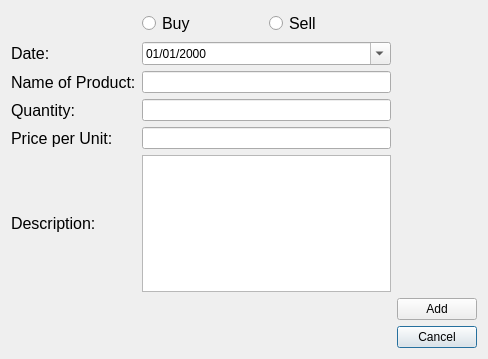
<?xml version="1.0" encoding="UTF-8"?>
<ui version="4.0">
 <class>AddRecordDialog</class>
 <widget class="QDialog" name="AddRecordDialog">
  <property name="geometry">
   <rect>
    <x>0</x>
    <y>0</y>
    <width>488</width>
    <height>359</height>
   </rect>
  </property>
  <property name="windowTitle">
   <string>Add Record</string>
  </property>
  <layout class="QGridLayout" name="gridLayout">
   <item row="7" column="0">
    <widget class="QLabel" name="lbl_description">
     <property name="font">
      <font>
       <pointsize>12</pointsize>
      </font>
     </property>
     <property name="text">
      <string>Description:</string>
     </property>
     <property name="buddy">
      <cstring>text_edit_description</cstring>
     </property>
    </widget>
   </item>
   <item row="6" column="0">
    <widget class="QLabel" name="lbl_price_per_unit">
     <property name="font">
      <font>
       <pointsize>12</pointsize>
      </font>
     </property>
     <property name="text">
      <string>Price per Unit:</string>
     </property>
     <property name="buddy">
      <cstring>line_edit_price_per_unit</cstring>
     </property>
    </widget>
   </item>
   <item row="4" column="0">
    <widget class="QLabel" name="lbl_name_of_product">
     <property name="font">
      <font>
       <pointsize>12</pointsize>
      </font>
     </property>
     <property name="text">
      <string>Name of Product:</string>
     </property>
     <property name="buddy">
      <cstring>line_edit_name_of_product</cstring>
     </property>
    </widget>
   </item>
   <item row="4" column="1" colspan="2">
    <widget class="QLineEdit" name="line_edit_name_of_product"/>
   </item>
   <item row="6" column="1" colspan="2">
    <widget class="QLineEdit" name="line_edit_price_per_unit"/>
   </item>
   <item row="1" column="2">
    <widget class="QRadioButton" name="radio_btn_sell">
     <property name="font">
      <font>
       <pointsize>12</pointsize>
      </font>
     </property>
     <property name="text">
      <string>Sell</string>
     </property>
    </widget>
   </item>
   <item row="3" column="0">
    <widget class="QLabel" name="lbl_date">
     <property name="font">
      <font>
       <pointsize>12</pointsize>
      </font>
     </property>
     <property name="text">
      <string>Date:</string>
     </property>
     <property name="buddy">
      <cstring>date_edit_date</cstring>
     </property>
    </widget>
   </item>
   <item row="5" column="1" colspan="2">
    <widget class="QLineEdit" name="line_edit_quantity"/>
   </item>
   <item row="9" column="3">
    <widget class="QPushButton" name="btn_cancel">
     <property name="font">
      <font>
       <pointsize>9</pointsize>
      </font>
     </property>
     <property name="text">
      <string>Cancel</string>
     </property>
     <property name="icon">
      <iconset resource="../icons/icons.qrc">
       <normaloff>:/Delete_record.png</normaloff>:/Delete_record.png</iconset>
     </property>
    </widget>
   </item>
   <item row="1" column="1">
    <widget class="QRadioButton" name="radio_btn_buy">
     <property name="font">
      <font>
       <pointsize>12</pointsize>
      </font>
     </property>
     <property name="text">
      <string>Buy</string>
     </property>
    </widget>
   </item>
   <item row="5" column="0">
    <widget class="QLabel" name="lbl_quantity">
     <property name="font">
      <font>
       <pointsize>12</pointsize>
      </font>
     </property>
     <property name="text">
      <string>Quantity:</string>
     </property>
     <property name="buddy">
      <cstring>line_edit_quantity</cstring>
     </property>
    </widget>
   </item>
   <item row="3" column="1" colspan="2">
    <widget class="QDateEdit" name="date_edit_date">
     <property name="displayFormat">
      <string>dd/MM/yyyy</string>
     </property>
     <property name="calendarPopup">
      <bool>true</bool>
     </property>
    </widget>
   </item>
   <item row="7" column="1" colspan="2">
    <widget class="QTextEdit" name="text_edit_description"/>
   </item>
   <item row="8" column="3">
    <widget class="QPushButton" name="btn_add">
     <property name="font">
      <font>
       <pointsize>9</pointsize>
      </font>
     </property>
     <property name="text">
      <string>Add</string>
     </property>
     <property name="icon">
      <iconset resource="../icons/icons.qrc">
       <normaloff>:/Add_record.png</normaloff>:/Add_record.png</iconset>
     </property>
    </widget>
   </item>
  </layout>
 </widget>
 <tabstops>
  <tabstop>radio_btn_buy</tabstop>
  <tabstop>radio_btn_sell</tabstop>
  <tabstop>date_edit_date</tabstop>
  <tabstop>line_edit_name_of_product</tabstop>
  <tabstop>line_edit_quantity</tabstop>
  <tabstop>line_edit_price_per_unit</tabstop>
  <tabstop>text_edit_description</tabstop>
  <tabstop>btn_add</tabstop>
  <tabstop>btn_cancel</tabstop>
 </tabstops>
 <resources>
  <include location="../icons/icons.qrc"/>
 </resources>
 <connections/>
</ui>
